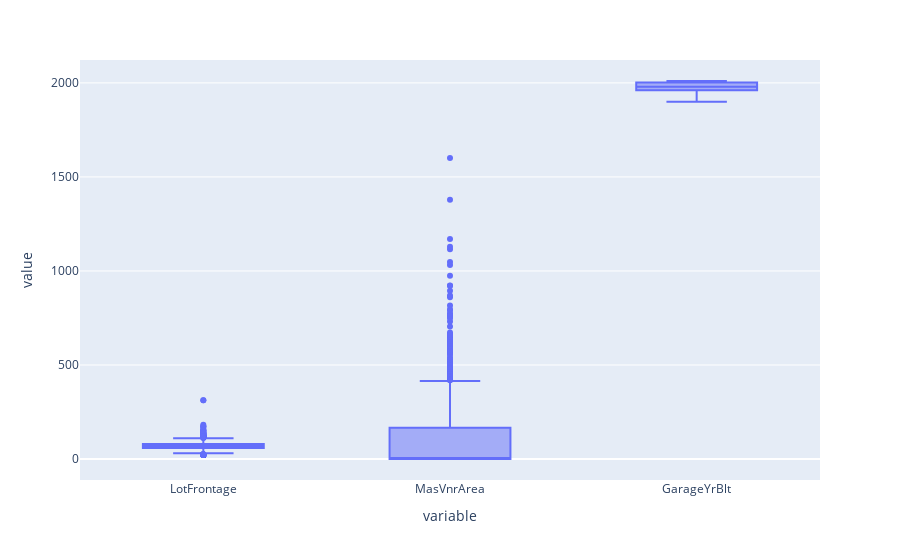

Notebook cell for this chart:
### Code cell
px.box(train[['LotFrontage', 'MasVnrArea', 'GarageYrBlt']])

### Figure 1 — Plotly figure (JSON) as saved in the notebook; plotly's stock layout.template omitted (floating-point values rounded to 4 significant figures; data arrays with more than 128 entries replaced by an {"elided": "..."} marker saying what was removed)
{"data": [{"alignmentgroup": "True", "hovertemplate": "variable=%{x}<br>value=%{y}<extra></extra>", "legendgroup": "", "marker": {"color": "#636efa"}, "name": "", "notched": false, "offsetgroup": "", "orientation": "v", "showlegend": false, "type": "box", "x": {"elided": "4380 str values"}, "x0": " ", "xaxis": "x", "y": {"elided": "4380 int values"}, "y0": " ", "yaxis": "y"}], "layout": {"boxmode": "group", "legend": {"tracegroupgap": 0}, "margin": {"t": 60}, "xaxis": {"anchor": "y", "domain": [0, 1], "title": {"text": "variable"}}, "yaxis": {"anchor": "x", "domain": [0, 1], "title": {"text": "value"}}}}
